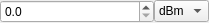
<?xml version="1.0" encoding="UTF-8"?>
<ui version="4.0">
 <class>Form</class>
 <widget class="QWidget" name="Form">
  <property name="geometry">
   <rect>
    <x>0</x>
    <y>0</y>
    <width>209</width>
    <height>20</height>
   </rect>
  </property>
  <property name="windowTitle">
   <string>Form</string>
  </property>
  <layout class="QHBoxLayout" name="horizontalLayout">
   <property name="spacing">
    <number>0</number>
   </property>
   <property name="margin">
    <number>0</number>
   </property>
   <item>
    <widget class="QDoubleSpinBox" name="value">
     <property name="sizePolicy">
      <sizepolicy hsizetype="MinimumExpanding" vsizetype="Fixed">
       <horstretch>0</horstretch>
       <verstretch>0</verstretch>
      </sizepolicy>
     </property>
     <property name="decimals">
      <number>1</number>
     </property>
     <property name="singleStep">
      <double>0.100000000000000</double>
     </property>
    </widget>
   </item>
   <item>
    <widget class="QComboBox" name="unit">
     <property name="sizePolicy">
      <sizepolicy hsizetype="Fixed" vsizetype="Fixed">
       <horstretch>0</horstretch>
       <verstretch>0</verstretch>
      </sizepolicy>
     </property>
     <item>
      <property name="text">
       <string>dBm</string>
      </property>
     </item>
     <item>
      <property name="text">
       <string>W</string>
      </property>
     </item>
    </widget>
   </item>
  </layout>
 </widget>
 <resources/>
 <connections/>
</ui>
